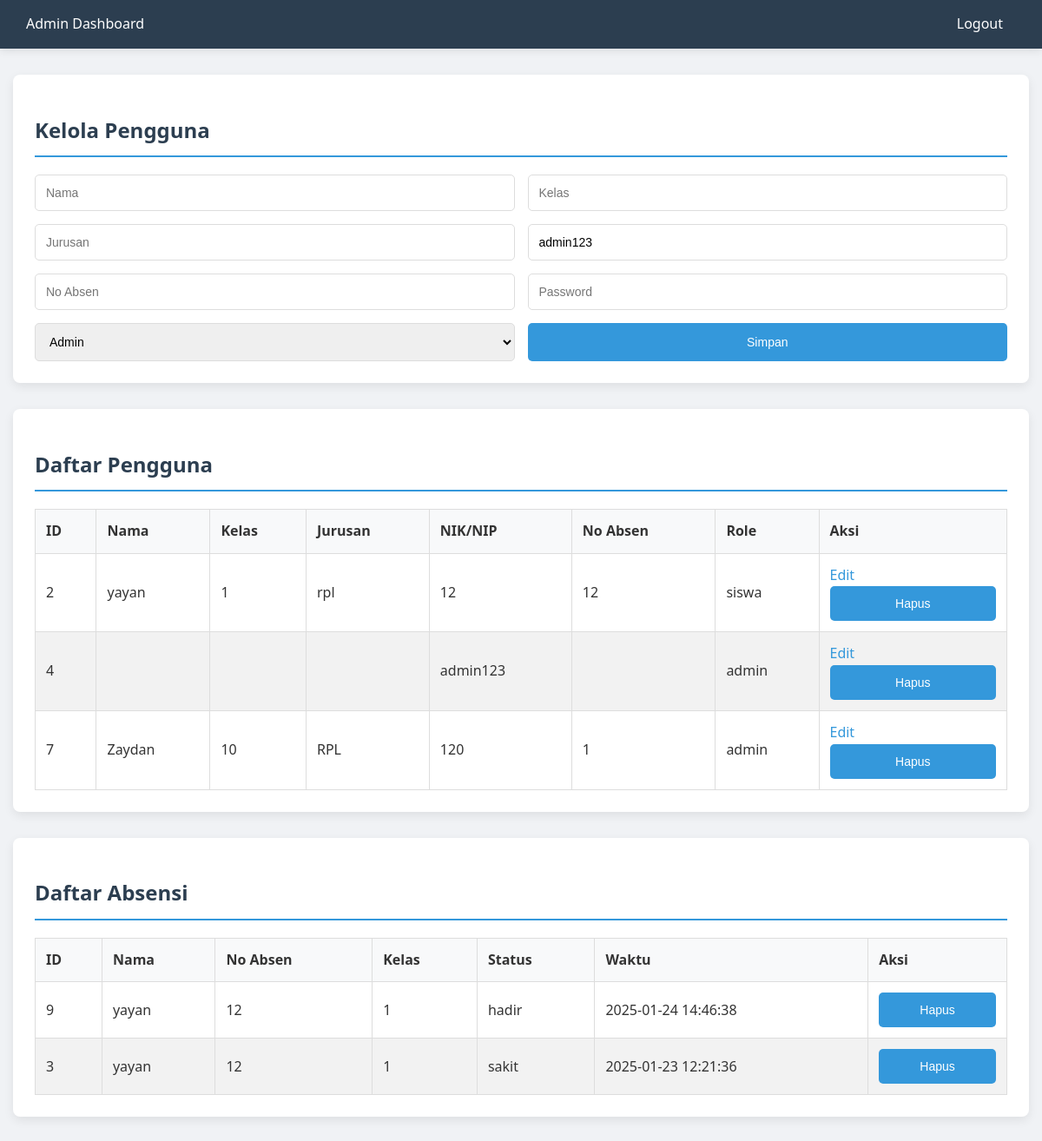
/php/admin.php?edit_id=4 (signed in), run on the app's committed database.
### tables this page shows
CREATE TABLE `users` (
  `id` int(11) NOT NULL,
  `name` varchar(100) DEFAULT NULL,
  `class` varchar(50) DEFAULT NULL,
  `jurusan` varchar(100) DEFAULT NULL,
  `nik_nip` varchar(50) DEFAULT NULL,
  `no_absen` int(11) DEFAULT NULL,
  `password` varchar(255) DEFAULT NULL,
  `created_at` timestamp NOT NULL DEFAULT current_timestamp(),
  `role` enum('admin','siswa') NOT NULL DEFAULT 'siswa'
);

CREATE TABLE `absens` (
  `id` int(11) NOT NULL,
  `user_id` int(11) NOT NULL,
  `name` varchar(255) NOT NULL,
  `class` varchar(255) NOT NULL,
  `jurusan` varchar(255) NOT NULL,
  `nik_nip` varchar(255) NOT NULL,
  `no_absen` varchar(50) NOT NULL,
  `role` varchar(50) NOT NULL,
  `time` datetime NOT NULL,
  `status` enum('hadir','sakit','izin') NOT NULL
);

### php/admin.php (the view, shortened to what this page needs)
<?php
include "database.php";
$users = $conn->query("SELECT * FROM users ORDER BY id ASC");
$attendance = $conn->query("SELECT a.id, a.time, a.status, u.name, u.no_absen, u.class FROM absens a JOIN users u ON a.user_id = u.id ORDER BY a.time DESC");
if (isset($_GET['edit_id'])) {
    $edit_id = $_GET['edit_id'];
    $stmt = $conn->prepare("SELECT * FROM users WHERE id = ?");
    $stmt->bind_param("i", $edit_id);
    $stmt->execute();
    $user_data = $stmt->get_result()->fetch_assoc();
}
?>
<!DOCTYPE html>
<html lang="en">
<head>
    <link rel="stylesheet" href="../css/admincss.css">
</head>
<body>
<nav>
    <div>Admin Dashboard</div>
    <ul>
        <li><a href="logout.php">Logout</a></li>
    </ul>
</nav>
<div class="container">
    <section>
        <h2>Kelola Pengguna</h2>
        <form method="POST">
            <input type="text" name="name" placeholder="Nama" value="<?= htmlspecialchars($user_data['name'] ?? '') ?>" required>
            <input type="text" name="class" placeholder="Kelas" value="<?= htmlspecialchars($user_data['class'] ?? '') ?>" required>
            <input type="text" name="jurusan" placeholder="Jurusan" value="<?= htmlspecialchars($user_data['jurusan'] ?? '') ?>" required>
            <input type="text" name="nik_nip" placeholder="NIK/NIP" value="<?= htmlspecialchars($user_data['nik_nip'] ?? '') ?>" required>
            <input type="text" name="no_absen" placeholder="No Absen" value="<?= htmlspecialchars($user_data['no_absen'] ?? '') ?>" required>
            <input type="password" name="password" placeholder="Password">
            <select name="role" required>
                <option value="admin" <?= (isset($user_data) && $user_data['role'] === 'admin') ? 'selected' : '' ?>>Admin</option>
            </select>
            <button type="submit">Simpan</button>
        </form>
    </section>
    <section>
        <h2>Daftar Pengguna</h2>
        <table>
            <thead>
                <tr>
                    <th>ID</th>
                    <th>Nama</th>
                    <th>Kelas</th>
                    <th>Jurusan</th>
                    <th>NIK/NIP</th>
                    <th>No Absen</th>
                    <th>Role</th>
                    <th>Aksi</th>
                </tr>
            </thead>
            <tbody>
                <?php while ($user = $users->fetch_assoc()): ?>
                    <tr>
                        <td><?= $user['id'] ?></td>
                        <td><?= htmlspecialchars($user['name']) ?></td>
                        <td><?= htmlspecialchars($user['class']) ?></td>
                        <td><?= htmlspecialchars($user['jurusan']) ?></td>
                        <td><?= htmlspecialchars($user['nik_nip']) ?></td>
                        <td><?= htmlspecialchars($user['no_absen']) ?></td>
                        <td><?= htmlspecialchars($user['role']) ?></td>
                        <td>
                            <a href="?edit_id=<?= $user['id'] ?>">Edit</a>
                            <form method="POST" style="display:inline;">
                                <button type="submit">Hapus</button>
                            </form>
                        </td>
                    </tr>
                <?php endwhile; ?>
            </tbody>
        </table>
    </section>
    <section>
        <h2>Daftar Absensi</h2>
        <table>
            <thead>
                <tr>
                    <th>ID</th>
                    <th>Nama</th>
                    <th>No Absen</th>
                    <th>Kelas</th>
                    <th>Status</th>
                    <th>Waktu</th>
                    <th>Aksi</th>
                </tr>
            </thead>
            <tbody>
                <?php while ($row = $attendance->fetch_assoc()): ?>
                    <tr>
                        <td><?= $row['id'] ?></td>
                        <td><?= htmlspecialchars($row['name']) ?></td>
                        <td><?= htmlspecialchars($row['no_absen']) ?></td>
                        <td><?= htmlspecialchars($row['class']) ?></td>
                        <td><?= htmlspecialchars($row['status']) ?></td>
                        <td><?= htmlspecialchars($row['time']) ?></td>
                        <td>
                            <form method="POST" style="display:inline;">
                                <button type="submit">Hapus</button>
                            </form>
                        </td>
                    </tr>
                <?php endwhile; ?>
            </tbody>
        </table>
    </section>
</div>
</body>
</html>

### css/admincss.css (style rules this page uses)
body { font-family: 'Segoe UI', Tahoma, Geneva, Verdana, sans-serif; background-color: #f0f2f5; margin: 0; padding: 0; line-height: 1.6; color: #333; }
nav { background-color: #2c3e50; color: white; display: flex; justify-content: space-between; align-items: center; padding: 15px 30px; box-shadow: 0 2px 10px rgba(0,0,0,0.1); }
nav ul { list-style: none; display: flex; margin: 0; padding: 0; }
nav ul li a { color: white; text-decoration: none; padding: 10px 15px; border-radius: 4px; transition: background-color 0.3s ease; }
.container { max-width: 1200px; margin: 30px auto; padding: 0 15px; }
section { background-color: white; border-radius: 8px; box-shadow: 0 4px 12px rgba(0,0,0,0.08); margin-bottom: 30px; padding: 25px; }
section h2 { border-bottom: 2px solid #3498db; padding-bottom: 10px; color: #2c3e50; margin-bottom: 20px; }
form { display: grid; grid-template-columns: 1fr 1fr; gap: 15px; }
input, select, button { width: 100%; padding: 12px; border: 1px solid #ddd; border-radius: 5px; box-sizing: border-box; font-size: 14px; }
button { background-color: #3498db; color: white; border: none; cursor: pointer; transition: background-color 0.3s ease, transform 0.2s; }
table { width: 100%; border-collapse: collapse; margin-top: 15px; }
table thead { background-color: #f8f9fa; }
table th, table td { border: 1px solid #ddd; padding: 12px; text-align: left; }
table tr:nth-child(even) { background-color: #f2f2f2; }
td a { color: #3498db; text-decoration: none; margin-right: 10px; transition: color 0.3s ease; }

### data on the page
users: nik_nip "admin123", role "Admin", id "4", role "admin"
users: id "2", name "yayan", class "1", jurusan "rpl", nik_nip "12", no_absen "12", role "siswa"
users: id "7", name "Zaydan", class "10", jurusan "RPL", nik_nip "120", no_absen "1", role "admin"
absens: id "9", user.name "yayan", user.no_absen "12", user.class "1", status "hadir", time "2025-01-24 14:46:38"
absens: id "3", user.name "yayan", user.no_absen "12", user.class "1", status "sakit", time "2025-01-23 12:21:36"
